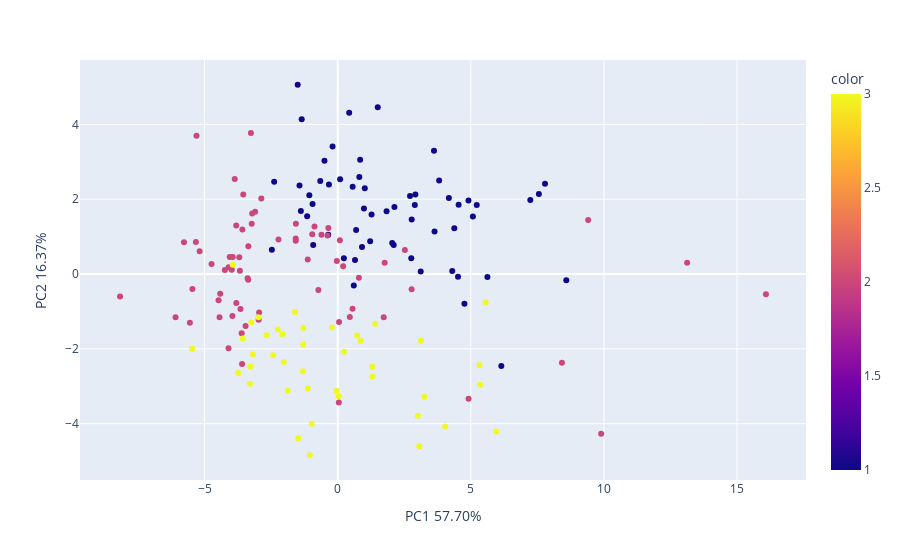

The notebook cell saved with this chart:
### Code cell
import numpy as np

def pareto_scale(df):
    return (df - df.mean()) / np.sqrt(df.std())

df_paretoscaled = pareto_scale(feature_df)
PCAplotting(df_paretoscaled, data['0'])

### Figure 1 — Plotly figure (JSON) as saved in the notebook; plotly's stock layout.template omitted (floating-point values rounded to 4 significant figures; data arrays with more than 128 entries replaced by an {"elided": "..."} marker saying what was removed)
{"data": [{"hovertemplate": "PC1 57.70%=%{x}<br>PC2 16.37%=%{y}<br>color=%{marker.color}<extra></extra>", "legendgroup": "", "marker": {"color": {"elided": "168 int values"}, "coloraxis": "coloraxis", "symbol": "circle"}, "mode": "markers", "name": "", "orientation": "v", "showlegend": false, "type": "scatter", "x": {"elided": "168 float values"}, "xaxis": "x", "y": {"elided": "168 float values"}, "yaxis": "y"}], "layout": {"coloraxis": {"colorbar": {"title": {"text": "color"}}, "colorscale": [[0, "#0d0887"], [0.1111, "#46039f"], [0.2222, "#7201a8"], [0.3333, "#9c179e"], [0.4444, "#bd3786"], [0.5556, "#d8576b"], [0.6667, "#ed7953"], [0.7778, "#fb9f3a"], [0.8889, "#fdca26"], [1, "#f0f921"]]}, "legend": {"tracegroupgap": 0}, "margin": {"t": 60}, "xaxis": {"anchor": "y", "domain": [0, 1], "title": {"text": "PC1 57.70%"}}, "yaxis": {"anchor": "x", "domain": [0, 1], "title": {"text": "PC2 16.37%"}}}}
